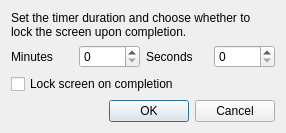
<?xml version="1.0" encoding="UTF-8"?>
<ui version="4.0">
 <author>Veyon Community</author>
 <class>ClassroomTimerDialog</class>
 <widget class="QDialog" name="ClassroomTimerDialog">
  <property name="windowTitle">
   <string>Start Classroom Timer</string>
  </property>
  <property name="windowIcon">
   <iconset resource="classroomtimer.qrc">
    <normaloff>:/classroomtimer/timer.png</normaloff>:/classroomtimer/timer.png</iconset>
  </property>
  <layout class="QVBoxLayout" name="verticalLayout">
   <item>
    <widget class="QLabel" name="label">
     <property name="text">
      <string>Set the timer duration and choose whether to lock the screen upon completion.</string>
     </property>
     <property name="wordWrap">
      <bool>true</bool>
     </property>
    </widget>
   </item>
   <item>
    <layout class="QHBoxLayout" name="horizontalLayout">
     <item>
      <widget class="QLabel" name="minutesLabel">
       <property name="text">
        <string>Minutes</string>
       </property>
      </widget>
     </item>
     <item>
      <widget class="QSpinBox" name="minutesSpinBox">
       <property name="maximum">
        <number>59</number>
       </property>
      </widget>
     </item>
     <item>
      <widget class="QLabel" name="secondsLabel">
       <property name="text">
        <string>Seconds</string>
       </property>
      </widget>
     </item>
     <item>
      <widget class="QSpinBox" name="secondsSpinBox">
       <property name="maximum">
        <number>59</number>
       </property>
      </widget>
     </item>
    </layout>
   </item>
   <item>
    <widget class="QCheckBox" name="lockOnFinishCheckBox">
     <property name="text">
      <string>Lock screen on completion</string>
     </property>
    </widget>
   </item>
   <item>
    <widget class="QDialogButtonBox" name="buttonBox">
     <property name="standardButtons">
      <set>QDialogButtonBox::Cancel|QDialogButtonBox::Ok</set>
     </property>
    </widget>
   </item>
  </layout>
 </widget>
 <resources>
  <include location="classroomtimer.qrc"/>
 </resources>
 <connections>
  <connection>
   <sender>buttonBox</sender>
   <signal>accepted()</signal>
   <receiver>ClassroomTimerDialog</receiver>
   <slot>accept()</slot>
  </connection>
  <connection>
   <sender>buttonBox</sender>
   <signal>rejected()</signal>
   <receiver>ClassroomTimerDialog</receiver>
   <slot>reject()</slot>
  </connection>
 </connections>
</ui>
